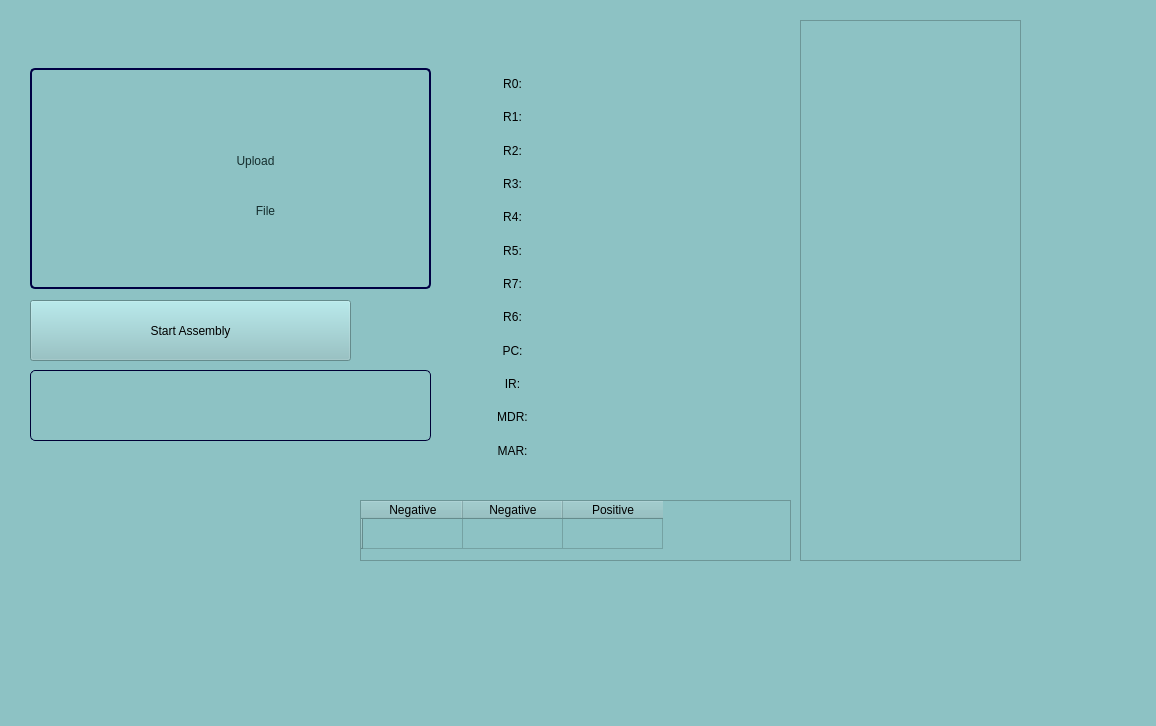
<?xml version="1.0" encoding="UTF-8"?>
<ui version="4.0">
 <class>lc3</class>
 <widget class="QMainWindow" name="lc3">
  <property name="geometry">
   <rect>
    <x>0</x>
    <y>0</y>
    <width>1156</width>
    <height>726</height>
   </rect>
  </property>
  <property name="windowTitle">
   <string>lc3</string>
  </property>
  <property name="styleSheet">
   <string notr="true">background-color: #8dc2c4;</string>
  </property>
  <widget class="QWidget" name="centralwidget">
   <widget class="QPushButton" name="RUN">
    <property name="geometry">
     <rect>
      <x>360</x>
      <y>300</y>
      <width>71</width>
      <height>61</height>
     </rect>
    </property>
    <property name="styleSheet">
     <string notr="true">border-image: url(:/new/prefix1/NextButton.jpg);
border-radius: 8px;</string>
    </property>
    <property name="text">
     <string/>
    </property>
   </widget>
   <widget class="QLabel" name="Phase">
    <property name="geometry">
     <rect>
      <x>30</x>
      <y>370</y>
      <width>401</width>
      <height>71</height>
     </rect>
    </property>
    <property name="styleSheet">
     <string notr="true">font: 18pt &quot;Simplified Arabic Fixed&quot;;
border: 1px solid rgb(0, 0, 54); /* Light gray border */
color: rgb(0, 0, 127);font: 600 11pt &quot;Segoe UI Variable Display Semib&quot;;
padding: 5px; /* Padding around the text */
border-radius: 5px; /* Rounded corners */</string>
    </property>
    <property name="text">
     <string/>
    </property>
    <property name="alignment">
     <set>Qt::AlignCenter</set>
    </property>
   </widget>
   <widget class="QPushButton" name="Upload_code">
    <property name="geometry">
     <rect>
      <x>30</x>
      <y>68</y>
      <width>401</width>
      <height>221</height>
     </rect>
    </property>
    <property name="styleSheet">
     <string notr="true">border-image: url(:/new/prefix1/Background.jpg);
 border: 2px solid rgba(0, 0, 67, 255);
        border-radius: 5px;
</string>
    </property>
    <property name="text">
     <string/>
    </property>
   </widget>
   <widget class="QTableWidget" name="memoryTable">
    <property name="geometry">
     <rect>
      <x>800</x>
      <y>20</y>
      <width>221</width>
      <height>541</height>
     </rect>
    </property>
   </widget>
   <widget class="QLabel" name="label">
    <property name="geometry">
     <rect>
      <x>160</x>
      <y>120</y>
      <width>191</width>
      <height>81</height>
     </rect>
    </property>
    <property name="styleSheet">
     <string notr="true">color:#152e2e; /* Text color: Dark gray */
font: 800 28pt &quot;Traditional Arabic&quot;;
background-color: qlineargradient(spread:pad, x1:0.835681, y1:0.215, x2:0, y2:0.994636, stop:0 rgba(8, 50, 59, 0), stop:0.98 rgba(202, 235, 255, 0), stop:1 rgba(0, 0, 0, 0));

        padding: 8px 16px;</string>
    </property>
    <property name="text">
     <string>Upload</string>
    </property>
    <property name="alignment">
     <set>Qt::AlignCenter</set>
    </property>
   </widget>
   <widget class="QPushButton" name="pushButtonStartasm">
    <property name="geometry">
     <rect>
      <x>30</x>
      <y>300</y>
      <width>321</width>
      <height>61</height>
     </rect>
    </property>
    <property name="text">
     <string>Start Assembly</string>
    </property>
   </widget>
   <widget class="QLabel" name="label_2">
    <property name="geometry">
     <rect>
      <x>200</x>
      <y>180</y>
      <width>131</width>
      <height>61</height>
     </rect>
    </property>
    <property name="styleSheet">
     <string notr="true">color:#152e2e; /* Text color: Dark gray */
font: 800 28pt &quot;Traditional Arabic&quot;;
background-color: qlineargradient(spread:pad, x1:0.835681, y1:0.215, x2:0, y2:0.994636, stop:0 rgba(8, 50, 59, 0), stop:0.98 rgba(202, 235, 255, 0), stop:1 rgba(0, 0, 0, 0));

        padding: 8px 16px;</string>
    </property>
    <property name="text">
     <string>File</string>
    </property>
    <property name="alignment">
     <set>Qt::AlignCenter</set>
    </property>
   </widget>
   <widget class="QTableWidget" name="tableWidget">
    <property name="geometry">
     <rect>
      <x>360</x>
      <y>500</y>
      <width>431</width>
      <height>61</height>
     </rect>
    </property>
    <row>
     <property name="text">
      <string/>
     </property>
    </row>
    <column>
     <property name="text">
      <string>Negative</string>
     </property>
    </column>
    <column>
     <property name="text">
      <string>Negative</string>
     </property>
    </column>
    <column>
     <property name="text">
      <string>Positive</string>
     </property>
    </column>
   </widget>
   <widget class="QWidget" name="layoutWidget">
    <property name="geometry">
     <rect>
      <x>550</x>
      <y>70</y>
      <width>161</width>
      <height>391</height>
     </rect>
    </property>
    <layout class="QVBoxLayout" name="verticalLayout">
     <item>
      <widget class="QLabel" name="R0_in">
       <property name="styleSheet">
        <string notr="true"/>
       </property>
       <property name="text">
        <string/>
       </property>
       <property name="alignment">
        <set>Qt::AlignCenter</set>
       </property>
      </widget>
     </item>
     <item>
      <widget class="QLabel" name="R1_in">
       <property name="text">
        <string/>
       </property>
       <property name="alignment">
        <set>Qt::AlignCenter</set>
       </property>
      </widget>
     </item>
     <item>
      <widget class="QLabel" name="R2_in">
       <property name="text">
        <string/>
       </property>
       <property name="alignment">
        <set>Qt::AlignCenter</set>
       </property>
      </widget>
     </item>
     <item>
      <widget class="QLabel" name="R3_in">
       <property name="text">
        <string/>
       </property>
       <property name="alignment">
        <set>Qt::AlignCenter</set>
       </property>
      </widget>
     </item>
     <item>
      <widget class="QLabel" name="R4_in">
       <property name="text">
        <string/>
       </property>
       <property name="alignment">
        <set>Qt::AlignCenter</set>
       </property>
      </widget>
     </item>
     <item>
      <widget class="QLabel" name="R5_in">
       <property name="text">
        <string/>
       </property>
       <property name="alignment">
        <set>Qt::AlignCenter</set>
       </property>
      </widget>
     </item>
     <item>
      <widget class="QLabel" name="R6_in">
       <property name="text">
        <string/>
       </property>
       <property name="alignment">
        <set>Qt::AlignCenter</set>
       </property>
      </widget>
     </item>
     <item>
      <widget class="QLabel" name="R7_in">
       <property name="text">
        <string/>
       </property>
       <property name="alignment">
        <set>Qt::AlignCenter</set>
       </property>
      </widget>
     </item>
     <item>
      <widget class="QLabel" name="PC_in">
       <property name="text">
        <string/>
       </property>
       <property name="alignment">
        <set>Qt::AlignCenter</set>
       </property>
      </widget>
     </item>
     <item>
      <widget class="QLabel" name="IR_in">
       <property name="text">
        <string/>
       </property>
       <property name="alignment">
        <set>Qt::AlignCenter</set>
       </property>
      </widget>
     </item>
     <item>
      <widget class="QLabel" name="MDR_in">
       <property name="text">
        <string/>
       </property>
       <property name="alignment">
        <set>Qt::AlignCenter</set>
       </property>
      </widget>
     </item>
     <item>
      <widget class="QLabel" name="MAR_in">
       <property name="text">
        <string/>
       </property>
       <property name="alignment">
        <set>Qt::AlignCenter</set>
       </property>
      </widget>
     </item>
    </layout>
   </widget>
   <widget class="QWidget" name="layoutWidget">
    <property name="geometry">
     <rect>
      <x>480</x>
      <y>70</y>
      <width>65</width>
      <height>394</height>
     </rect>
    </property>
    <layout class="QVBoxLayout" name="verticalLayout_5">
     <item>
      <widget class="QLabel" name="R0">
       <property name="styleSheet">
        <string notr="true">font: 600 11pt &quot;Segoe UI Variable Display Semib&quot;;</string>
       </property>
       <property name="text">
        <string>R0:</string>
       </property>
       <property name="alignment">
        <set>Qt::AlignCenter</set>
       </property>
      </widget>
     </item>
     <item>
      <widget class="QLabel" name="R1">
       <property name="styleSheet">
        <string notr="true">font: 600 11pt &quot;Segoe UI Variable Display Semib&quot;;</string>
       </property>
       <property name="text">
        <string>R1:</string>
       </property>
       <property name="alignment">
        <set>Qt::AlignCenter</set>
       </property>
      </widget>
     </item>
     <item>
      <widget class="QLabel" name="R2">
       <property name="styleSheet">
        <string notr="true">font: 600 11pt &quot;Segoe UI Variable Display Semib&quot;;</string>
       </property>
       <property name="text">
        <string>R2:</string>
       </property>
       <property name="alignment">
        <set>Qt::AlignCenter</set>
       </property>
      </widget>
     </item>
     <item>
      <widget class="QLabel" name="R3">
       <property name="styleSheet">
        <string notr="true">font: 600 11pt &quot;Segoe UI Variable Display Semib&quot;;</string>
       </property>
       <property name="text">
        <string>R3:</string>
       </property>
       <property name="alignment">
        <set>Qt::AlignCenter</set>
       </property>
      </widget>
     </item>
     <item>
      <widget class="QLabel" name="R4">
       <property name="styleSheet">
        <string notr="true">font: 600 11pt &quot;Segoe UI Variable Display Semib&quot;;</string>
       </property>
       <property name="text">
        <string>R4:</string>
       </property>
       <property name="alignment">
        <set>Qt::AlignCenter</set>
       </property>
      </widget>
     </item>
     <item>
      <widget class="QLabel" name="R5">
       <property name="styleSheet">
        <string notr="true">font: 600 11pt &quot;Segoe UI Variable Display Semib&quot;;</string>
       </property>
       <property name="text">
        <string>R5:</string>
       </property>
       <property name="alignment">
        <set>Qt::AlignCenter</set>
       </property>
      </widget>
     </item>
     <item>
      <widget class="QLabel" name="R7">
       <property name="styleSheet">
        <string notr="true">font: 600 11pt &quot;Segoe UI Variable Display Semib&quot;;</string>
       </property>
       <property name="text">
        <string>R7:</string>
       </property>
       <property name="alignment">
        <set>Qt::AlignCenter</set>
       </property>
      </widget>
     </item>
     <item>
      <widget class="QLabel" name="R6">
       <property name="styleSheet">
        <string notr="true">font: 600 11pt &quot;Segoe UI Variable Display Semib&quot;;</string>
       </property>
       <property name="text">
        <string>R6:</string>
       </property>
       <property name="alignment">
        <set>Qt::AlignCenter</set>
       </property>
      </widget>
     </item>
     <item>
      <widget class="QLabel" name="PC">
       <property name="styleSheet">
        <string notr="true">font: 600 11pt &quot;Segoe UI Variable Display Semib&quot;;</string>
       </property>
       <property name="text">
        <string>PC:</string>
       </property>
       <property name="alignment">
        <set>Qt::AlignCenter</set>
       </property>
      </widget>
     </item>
     <item>
      <widget class="QLabel" name="IR">
       <property name="styleSheet">
        <string notr="true">font: 600 11pt &quot;Segoe UI Variable Display Semib&quot;;</string>
       </property>
       <property name="text">
        <string>IR:</string>
       </property>
       <property name="alignment">
        <set>Qt::AlignCenter</set>
       </property>
      </widget>
     </item>
     <item>
      <widget class="QLabel" name="MDR">
       <property name="styleSheet">
        <string notr="true">font: 600 11pt &quot;Segoe UI Variable Display Semib&quot;;</string>
       </property>
       <property name="text">
        <string>MDR:</string>
       </property>
       <property name="alignment">
        <set>Qt::AlignCenter</set>
       </property>
      </widget>
     </item>
     <item>
      <widget class="QLabel" name="MAR">
       <property name="styleSheet">
        <string notr="true">font: 600 11pt &quot;Segoe UI Variable Display Semib&quot;;</string>
       </property>
       <property name="text">
        <string>MAR:</string>
       </property>
       <property name="alignment">
        <set>Qt::AlignCenter</set>
       </property>
      </widget>
     </item>
    </layout>
   </widget>
  </widget>
  <widget class="QMenuBar" name="menubar">
   <property name="geometry">
    <rect>
     <x>0</x>
     <y>0</y>
     <width>1156</width>
     <height>25</height>
    </rect>
   </property>
  </widget>
  <widget class="QStatusBar" name="statusbar"/>
 </widget>
 <resources/>
 <connections/>
</ui>
